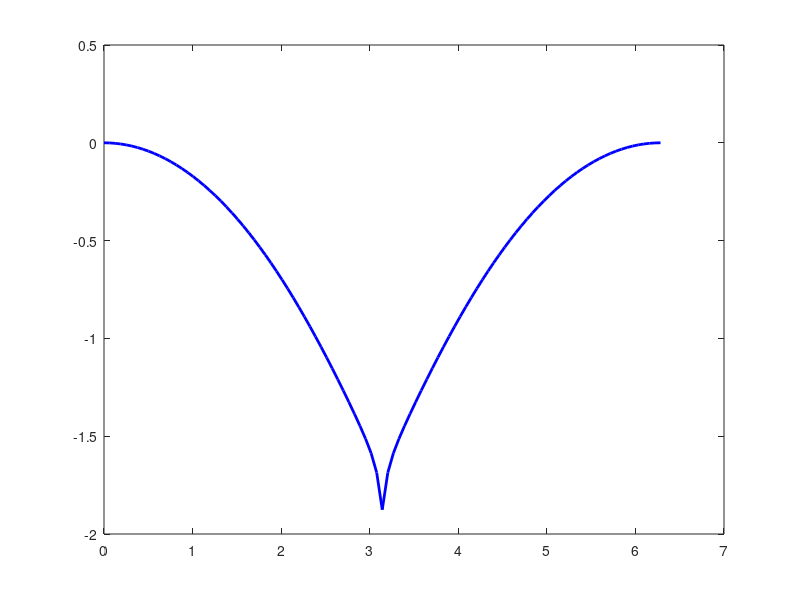

The MATLAB source for this figure:
L = 16;
n = 2;
t = 1;
beta = 1.0;                         % 固定 beta
dt_list = [-0.1];  % 不同 dt
N = n * L;
lin = 101;
theta = linspace(0, 2*pi, lin);
colors = lines(length(dt_list));  % 科研风格配色

% figure;
% hold on;

for d = 1:length(dt_list)
    dt = dt_list(d);
    H = zeros(N, N);
    num = zeros(L, n);
    nc = 0;

    for ii = 1:L
        for jj = 1:n
            nc = nc + 1;
            num(ii, jj) = nc;
        end
    end

    for nn = 1:(L-1)
        n1 = num(nn, 1);
        n2 = num(nn, 2);
        nn1 = num(nn+1, 1);
        H(n1, n2) = t + dt;
        H(n2, n1) = t + dt;
        H(nn1, n2) = t - dt;
        H(n2, nn1) = t - dt;
    end

    H(num(L,1), num(L,2)) = t + dt;
    H(num(L,2), num(L,1)) = t + dt;

    D_o = eig(H);
    D_o = beta * D_o;   % β 固定
    y_o = zeros(1, lin);

    for nn = 1:lin
        for ii = 1:N
            y_o(nn) = y_o(nn) + ...
                log( sqrt(1 + 2*exp(-D_o(ii))*cos(theta(nn)) + exp(-2*D_o(ii))) ...
                / (1 + exp(-D_o(ii))) ) / L;
        end
    end

     plot(theta, y_o, 'LineWidth', 2, ...
          'DisplayName', ['\deltat = ', num2str(dt)], ...
          'Color', colors(d,:));
end

% hold off;
% xlabel('\theta', 'FontSize', 14, 'Interpreter', 'tex');
% ylabel('F(\theta)', 'FontSize', 14, 'Interpreter', 'tex');
% legend('show', 'FontSize', 12, 'Location', 'best');
% set(gca, 'FontSize', 12);
% box on;
% grid on;
% set(gca, 'LineWidth', 1.2);
% set(gcf, 'Position', [100, 100, 800, 600]);
a=zeros(length(theta),2);
a(:,1)=theta';
a(:,2)=y_o';